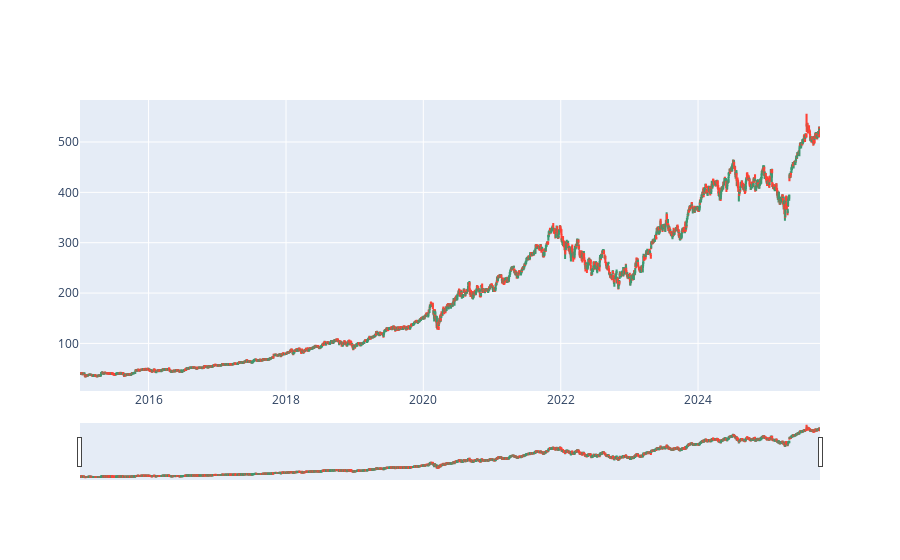

The notebook cell this image was saved under:
### Code cell
import plotly.graph_objects as go

assert df_MSFT is not None

fig = go.Figure(data=[go.Candlestick(x=df_MSFT.index,
                open=df_MSFT['Open'],
                high=df_MSFT['High'],
                low=df_MSFT['Low'],
                close=df_MSFT['Close'])])

fig.show()

### Figure 1 — Plotly figure (JSON) as saved in the notebook; plotly's stock layout.template omitted (floating-point values rounded to 4 significant figures; data arrays with more than 128 entries replaced by an {"elided": "..."} marker saying what was removed)
{"data": [{"close": {"elided": "2710 float values"}, "high": {"elided": "2710 float values"}, "low": {"elided": "2710 float values"}, "open": {"elided": "2710 float values"}, "type": "candlestick", "x": {"elided": "2710 str values"}}], "layout": {}}
